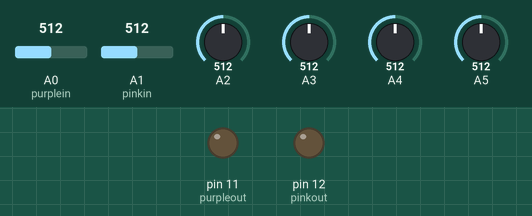
The sketch below on a simulated Arduino Uno, built with avr-gcc and run on an emulated ATmega328P. On the bench: output pins drawn as LEDs (lit = HIGH). The test bench sets the inputs (shaded band); at power-on: A0 (purplein) = 512, A1 (pinkin) = 512, A2 = 512, A3 = 512, A4 = 512, A5 = 512. What the sketch prints to the serial monitor is not drawn.

Above: at 1.2 s.
1.3 s: A0 (purplein) set to 266
4.3 s: A0 (purplein) set to 248
At 5.5 s:
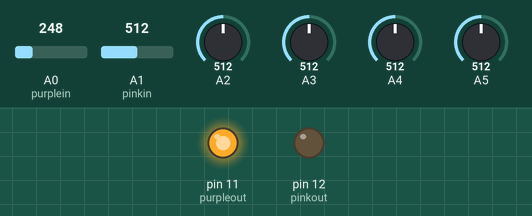
5.8 s: A1 (pinkin) set to 274
7.3 s: A1 (pinkin) set to 243
At 8.0 s:
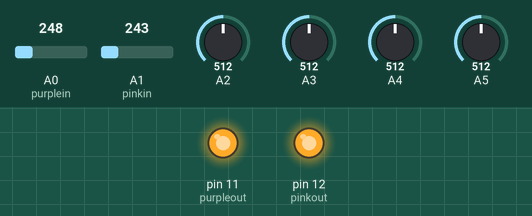
8.8 s: A0 (purplein) set to 760
10.3 s: A0 (purplein) set to 781
At 11.5 s:
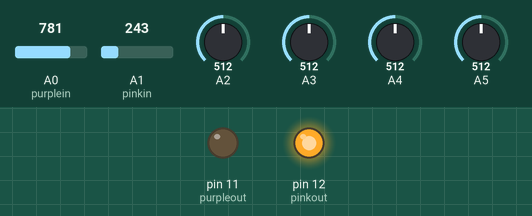
Timing chart, 0 to 12.8 s (numbered marks = the images above; inputs shaded):
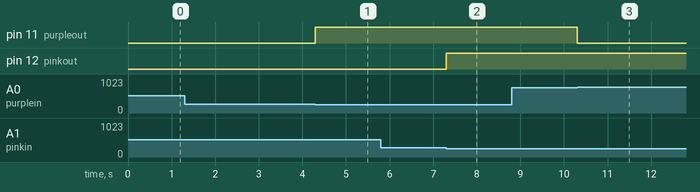

The sketch:

audion.ino
```cpp
// (licence header left out)
int pinkout = 12;
int pinkin = A1;
int purpleout = 11;
int purplein = A0;

int pink = 0;
int pinkhigh = 0;
int pinklow = 0;
int purple  = 0;
int purplehigh = 0;
int purplelow = 0;

void setup() {
  Serial.begin(115200);
  pinMode(purpleout,OUTPUT); //purple(lower frequency)
  digitalWrite(purpleout,LOW);
  pinMode(pinkout,OUTPUT); //pink(higher frequenc)
  digitalWrite(pinkout,LOW);
  pink = analogRead(pinkin);
  pinkhigh = 512 + analogRead(A3)/2;
  pinklow = analogRead(A2)/2;

  purple = analogRead(purplein);
  purplehigh = 512 + analogRead(A5)/2;
  purplelow = analogRead(A4)/2;

}

void loop() {

  pink = analogRead(pinkin);
  pinkhigh = analogRead(A3);
  pinklow = analogRead(A2);
  purple = analogRead(purplein);
  purplehigh = analogRead(A5);
  purplelow = analogRead(A4);

  if(pink > 512 + pinkhigh/2){
    digitalWrite(pinkout,LOW);
  }
  if(pink < pinklow/2){
    digitalWrite(pinkout,HIGH);
  }

  if(purple > 512 + purplehigh/2){
    digitalWrite(purpleout,LOW);
  }
  if(purple < purplelow/2){
    digitalWrite(purpleout,HIGH);
  }

  Serial.print(pink);Serial.print(",");
  Serial.println(purple);

//  delay(1);

}
```

Measured:
- the behaviour switches between 256 and 255 on A0 (purplein) (found by bisection; images 0 and 1)
- the behaviour switches between 256 and 255 on A1 (pinkin) (found by bisection; images 1 and 2)
- the behaviour switches between 768 and 769 on A0 (purplein) (found by bisection; images 2 and 3)
- after the input at 4.3 s, pin 11 (purpleout): LOW → HIGH at once
- after the input at 7.3 s, pin 12 (pinkout): LOW → HIGH at once
- after the input at 10.3 s, pin 11 (purpleout): HIGH → LOW at once
